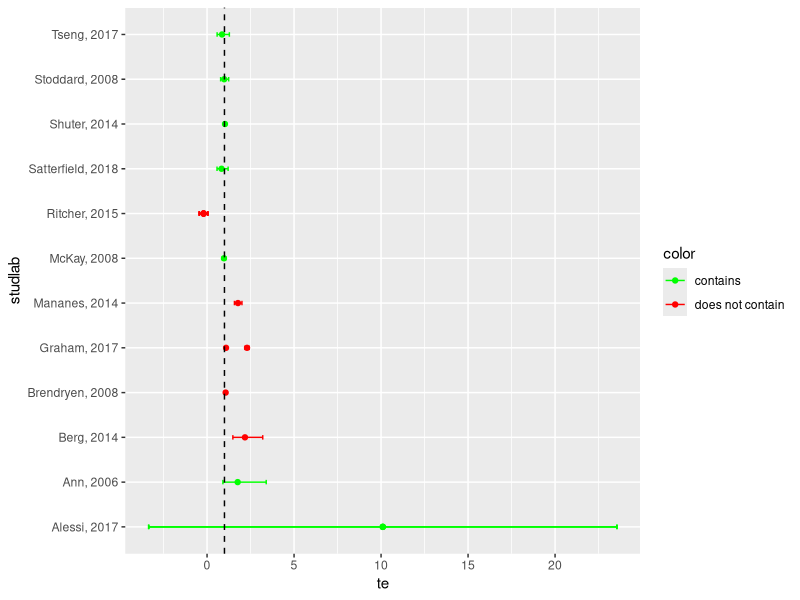

This chart was generated by the following R code:
library(dplyr)
library(ggplot2)

meta <- read.csv("data-raw/metanalise.csv", header = T)
View(meta)

meta_fil <- meta %>%
  select(studlab, te, lowerte, upperte) %>%
  filter(lowerte!=0)

meta_fil %>%
  mutate(color = ifelse(apply(cbind(meta_fil$lowerte, meta_fil$upperte),
                              1, function(x) findInterval(1, x)) == 1,
         "contains", "does not contain")) %>%
  ggplot(aes(y = studlab, x = te, xmin = lowerte, xmax = upperte, col = color)) +
  geom_point() + geom_errorbarh(height=.1) +
  geom_vline(xintercept = 1, linetype = 'dashed') +
  scale_color_manual(values=c("green", "red"))
  scale_y_continuous(name = "", breaks=1:nrow(meta), labels=meta$studlab)

